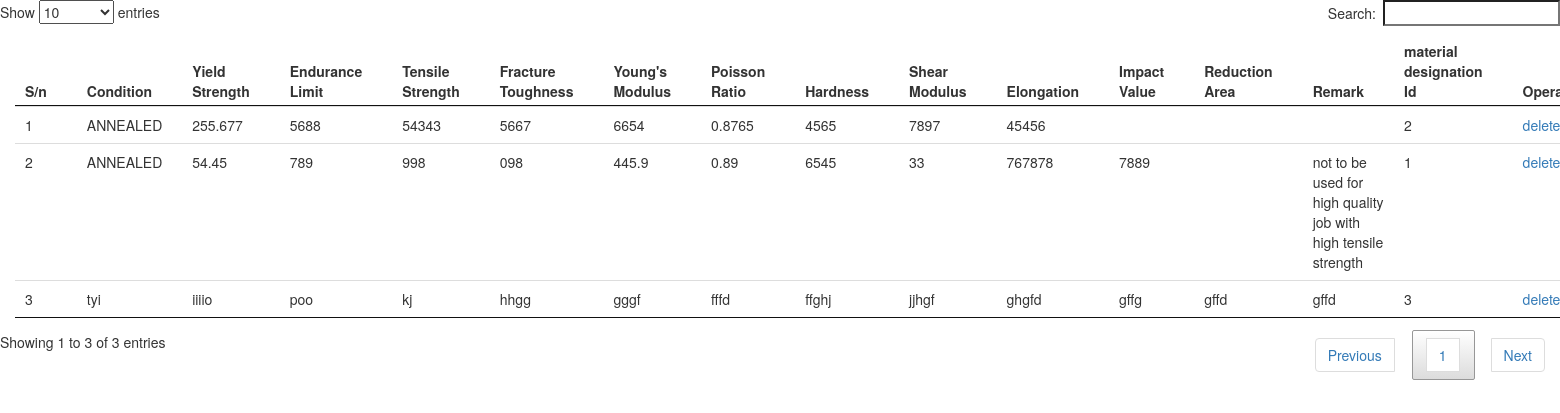
Screenshot of /admin/mechanicalprop_list.php with the database file from the repository.
### tables this page shows
CREATE TABLE IF NOT EXISTS `mechanical_prop` (
`id` int(10) NOT NULL,
  `condition` varchar(200) NOT NULL,
  `yield_strength` varchar(200) NOT NULL,
  `endurance_limit` varchar(200) NOT NULL,
  `tensile_strength` varchar(200) NOT NULL,
  `fracture_toughness` varchar(200) NOT NULL,
  `youngs_modulus` varchar(200) NOT NULL,
  `poisons_ratio` varchar(200) NOT NULL,
  `hardness` varchar(200) NOT NULL,
  `shear_modulus` varchar(200) NOT NULL,
  `elongation` varchar(200) NOT NULL,
  `impact_value` varchar(200) DEFAULT NULL,
  `reduction_of_area` varchar(200) DEFAULT NULL,
  `remark` varchar(200) DEFAULT NULL,
  `material_desc_id` int(10) unsigned NOT NULL
);

### admin/mechanicalprop_list.php (the view, shortened to what this page needs)
<!DOCTYPE html>
<html>
	<head>
		<link rel="stylesheet" type="text/css" href="./css/bootstrap.min.css">
		<link rel="stylesheet" type="text/css" href="./css/dataTables.bootstrap.min.css">
		<link rel="stylesheet" type="text/css" href="./css/jquery.dataTables.min.css">
		<link rel="stylesheet" type="text/css" href="./css/jquery.dataTables_themeroller.css">
	</head>
	<body>
		<div>
			<div class="col-md-12">
				<table id="myTable" class="table">
					<thead>
						<th>S/n</th>
						<th>Condition</th>
						<th>Yield Strength</th>
						<th>Endurance Limit</th>
						<th>Tensile Strength</th>
						<th>Fracture Toughness</th>
						<th>Young's Modulus</th>
						<th>Poisson Ratio</th>
						<th>Hardness</th>
						<th>Shear Modulus</th>
						<th>Elongation</th>
						<th>Impact Value</th>
						<th>Reduction Area</th>
						<th>Remark</th>
						<th>material designation Id</th>
						<th>Operation</th>
					</thead>
					<tbody>
						<?php
							$sn=1;
							$query=mysql_query("SELECT * FROM mechanical_prop");
							while($row = mysql_fetch_array($query))
							{
						?>
								<tr>
									<td><?php echo $sn ?></td>
									<td><?php echo $row['condition'] ?></td>
							        <td><?php echo $row['yield_strength'] ?></td>
							        <td><?php echo $row['endurance_limit'] ?></td>
							        <td><?php echo $row['tensile_strength'] ?></td>
							        <td><?php echo $row['fracture_toughness'] ?></td>
							        <td><?php echo $row['youngs_modulus'] ?></td>
							        <td><?php echo $row['poisons_ratio'] ?></td>
							        <td><?php echo $row['hardness'] ?></td>
							        <td><?php echo $row['shear_modulus'] ?></td>
							        <td><?php echo $row['elongation'] ?></td>
							        <td><?php echo $row['impact_value'] ?></td>
							        <td><?php echo $row['reduction_of_area'] ?></td>
							        <td><?php echo $row['remark'] ?></td>
							        <td><?php echo $row['material_desc_id'] ?></td>
									<td><a  href="delete.php?mechanical=<?php echo $row['id'] ?>">delete</a></td>
								</tr>
								<?php $sn = $sn + 1; ?>
						<?php
							}
						?>
					</tbody>
				</table>
			</div>
		</div>
	</body>
</html>

### rows the page displays
mechanical_prop: condition "ANNEALED", yield_strength "255.677", endurance_limit "5688", tensile_strength "54343", fracture_toughness "5667", youngs_modulus "6654", poisons_ratio "0.8765", hardness "4565", shear_modulus "7897", elongation "45456", material_desc "2"
mechanical_prop: condition "ANNEALED", yield_strength "54.45", endurance_limit "789", tensile_strength "998", fracture_toughness "098", youngs_modulus "445.9", poisons_ratio "0.89", hardness "6545", shear_modulus "33", elongation "767878", impact_value "7889", remark "not to be used for high quality job with high tensile strength", material_desc "1"
mechanical_prop: condition "tyi", yield_strength "iiiio", endurance_limit "poo", tensile_strength "kj", fracture_toughness "hhgg", youngs_modulus "gggf", poisons_ratio "fffd", hardness "ffghj", shear_modulus "jjhgf", elongation "ghgfd", impact_value "gffg", reduction_of_area "gffd", remark "gffd", material_desc "3"
